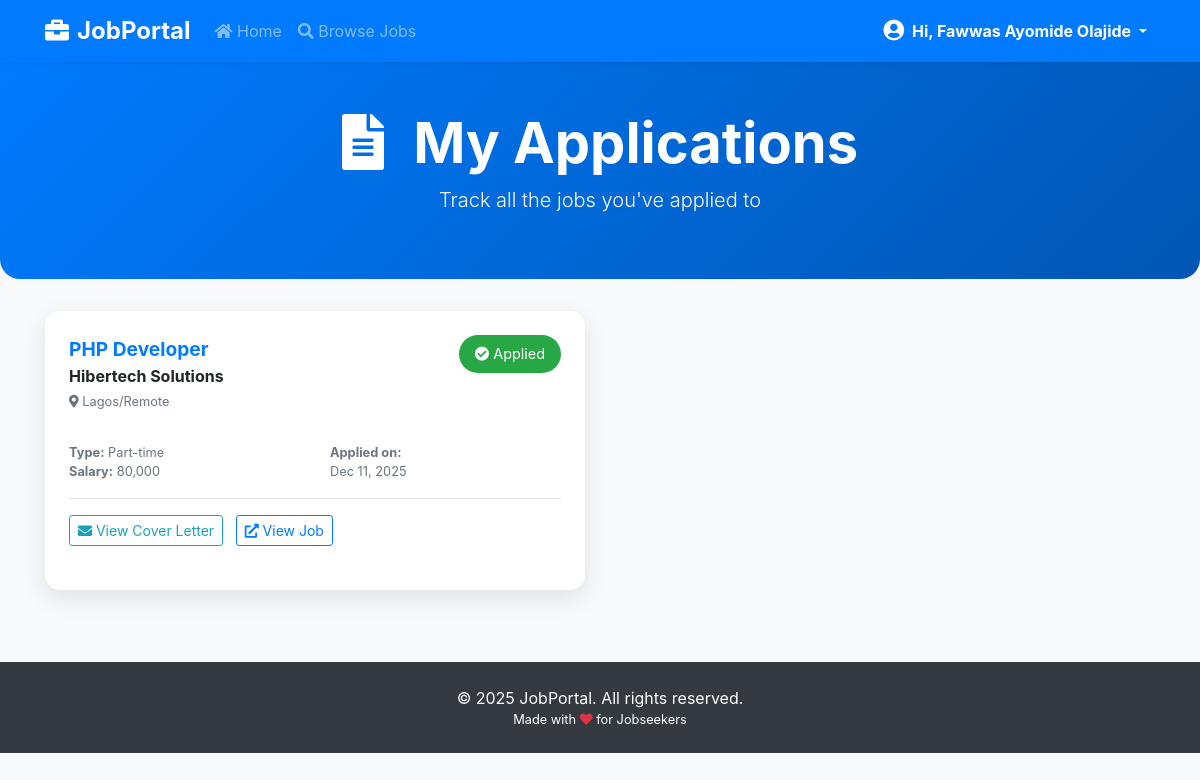
The app's page /applications.php (signed in) with its own data.
### tables this page shows
CREATE TABLE IF NOT EXISTS `users` (
  `id` int NOT NULL AUTO_INCREMENT,
  `fullname` varchar(100) DEFAULT NULL,
  `username` varchar(50) NOT NULL,
  `email` varchar(100) NOT NULL,
  `phone` varchar(20) DEFAULT NULL,
  `location` varchar(100) DEFAULT NULL,
  `experience` varchar(50) DEFAULT NULL,
  `education` varchar(100) DEFAULT NULL,
  `skills` text,
  `password` varchar(255) NOT NULL,
  `role` enum('user','admin') DEFAULT 'user',
  `created_at` timestamp NULL DEFAULT CURRENT_TIMESTAMP,
  PRIMARY KEY (`id`),
  UNIQUE KEY `username` (`username`),
  UNIQUE KEY `email` (`email`)
);

CREATE TABLE IF NOT EXISTS `applications` (
  `id` int NOT NULL AUTO_INCREMENT,
  `job_id` int NOT NULL,
  `user_id` int NOT NULL,
  `resume_path` varchar(255) DEFAULT NULL,
  `cover_letter` text,
  `applied_at` timestamp NULL DEFAULT CURRENT_TIMESTAMP,
  PRIMARY KEY (`id`),
  KEY `idx_job` (`job_id`),
  KEY `idx_user` (`user_id`),
  KEY `idx_applied` (`applied_at`)
);

CREATE TABLE IF NOT EXISTS `jobs` (
  `id` int NOT NULL AUTO_INCREMENT,
  `title` varchar(100) NOT NULL,
  `company` varchar(100) NOT NULL,
  `location` varchar(100) NOT NULL,
  `description` text NOT NULL,
  `created_at` timestamp NULL DEFAULT CURRENT_TIMESTAMP,
  `salary` varchar(50) DEFAULT 'Not disclosed',
  `type` varchar(50) DEFAULT 'Full-time',
  `experience_level` varchar(50) DEFAULT 'Not specified',
  PRIMARY KEY (`id`)
);

### applications.php (the view, shortened to what this page needs)
<?php include 'includes/user-navbar.php'; ?>
<?php
$user_id = $_SESSION['user_id'];
?>
<!DOCTYPE html>
<html lang="en">
<head>
    <link rel="stylesheet" href="https://stackpath.bootstrapcdn.com/bootstrap/4.5.2/css/bootstrap.min.css">
    <link rel="stylesheet" href="https://cdnjs.cloudflare.com/ajax/libs/font-awesome/5.15.4/css/all.min.css">
    <link rel="stylesheet" href="assets/css/style.css">
</head>
<body>
<div class="page-header text-center">
    <div class="container">
        <h1 class="display-4 font-weight-bold"><i class="fas fa-file-alt mr-3"></i> My Applications</h1>
        <p class="lead">Track all the jobs you've applied to</p>
    </div>
</div>
<div class="container mb-5">
    <?php
    $sql = "SELECT
                a.id AS app_id,
                a.resume_path,
                a.cover_letter,
                a.applied_at,
                j.id AS job_id,
                j.title,
                j.company,
                j.location,
                j.type,
                j.salary
            FROM applications a
            JOIN jobs j ON a.job_id = j.id
            WHERE a.user_id = ?
            ORDER BY a.applied_at DESC";
    $stmt = $conn->prepare($sql);
    $stmt->bind_param("i", $user_id);
    $stmt->execute();
    $result = $stmt->get_result();
    ?>
    <?php if ($result->num_rows > 0): ?>
        <div class="row">
            <?php while ($app = $result->fetch_assoc()):
            ?>
                <div class="col-lg-6 mb-4">
                    <div class="card application-card h-100">
                        <div class="card-body p-4">
                            <div class="d-flex justify-content-between align-items-start mb-3">
                                <div>
                                    <a href="job-details.php?id=<?php echo $app['job_id']; ?>" class="job-title-link">
                                        <?php echo htmlspecialchars($app['title']); ?>
                                    </a>
                                    <p class="mb-1"><strong><?php echo htmlspecialchars($app['company']); ?></strong></p>
                                    <p class="text-muted small">
                                        <i class="fas fa-map-marker-alt"></i> <?php echo htmlspecialchars($app['location']); ?>
                                    </p>
                                </div>
                                <span class="status-badge bg-success text-white">
                                    <i class="fas fa-check-circle"></i> Applied
                                </span>
                            </div>
                            <div class="row small text-muted">
                                <div class="col-md-6">
                                    <strong>Type:</strong> <?php echo htmlspecialchars($app['type'] ?? 'Full-time'); ?><br>
                                    <strong>Salary:</strong> <?php echo htmlspecialchars($app['salary'] ?? 'Not disclosed'); ?>
                                </div>
                                <div class="col-md-6">
                                    <strong>Applied on:</strong><br>
                                    <?php echo date("M j, Y", strtotime($app['applied_at'])); ?>
                                </div>
                            </div>
                            <hr>
                            <div class="mt-3">
                                <?php if (!empty($app['cover_letter'])): ?>
                                    <button class="btn btn-outline-info btn-sm mr-2" data-toggle="modal" data-target="#coverModal<?php echo $app['app_id']; ?>">
                                        <i class="fas fa-envelope"></i> View Cover Letter
                                    </button>
                                <?php endif; ?>
                                <a href="job-details.php?id=<?php echo $app['job_id']; ?>" class="btn btn-outline-primary btn-sm">
                                    <i class="fas fa-external-link-alt"></i> View Job
                                </a>
                            </div>
                        </div>
                    </div>
                </div>
            <?php endwhile; ?>
        </div>
    <?php endif; ?>
</div>
<?php include 'includes/footer.php'; ?>
</body>
</html>

### includes/user-navbar.php (shortened to what this page needs)
<?php
include 'connect.php';
$logged_in = false;
$fullname  = 'User';
if (isset($_SESSION['user_id']) && is_numeric($_SESSION['user_id'])) {
    $stmt = $conn->prepare("SELECT fullname, username, role FROM users WHERE id = ? LIMIT 1");
    $stmt->bind_param("i", $_SESSION['user_id']);
    $stmt->execute();
    $result = $stmt->get_result();
    if ($result->num_rows === 1) {
        $user = $result->fetch_assoc();
        $logged_in = true;
        $fullname  = !empty($user['fullname']) ? $user['fullname'] : $user['username'];
    } else {
        session_destroy();
        header("Location: login.php");
        exit();
    }
}
?>
<nav class="navbar navbar-expand-lg navbar-dark bg-primary shadow-sm">
    <div class="container">
        <a class="navbar-brand font-weight-bold" href="index.php">
            <i class="fas fa-briefcase mr-2"></i>JobPortal
        </a>
        <div class="collapse navbar-collapse" id="navbarContent">
            <ul class="navbar-nav mr-auto">
                <li class="nav-item">
                    <a class="nav-link <?php echo basename($_SERVER['PHP_SELF']) == 'index.php' ? 'active' : ''; ?>" href="index.php">
                        <i class="fas fa-home"></i> Home
                    </a>
                </li>
                <li class="nav-item">
                    <a class="nav-link <?php echo basename($_SERVER['PHP_SELF']) == 'jobs.php' ? 'active' : ''; ?>" href="jobs.php">
                        <i class="fas fa-search"></i> Browse Jobs
                    </a>
                </li>
            </ul>
            <ul class="navbar-nav ml-auto align-items-center">
                <?php if ($logged_in): ?>
                    <li class="nav-item dropdown">
                        <a class="nav-link dropdown-toggle text-white font-weight-bold" href="#" id="userDropdown" role="button" data-toggle="dropdown">
                            <i class="fas fa-user-circle fa-lg mr-1"></i>
                            Hi, <?php echo htmlspecialchars($fullname); ?>
                        </a>
                    </li>
                <?php endif; ?>
            </ul>
        </div>
    </div>
</nav>

### assets/css/style.css (style rules this page uses)
.navbar-brand { font-size: 1.5rem; }
.card { border: none; border-radius: 10px; }

### applications.php (style rules this page uses)
body { background: #f8f9fa; }
.page-header { background: linear-gradient(135deg, #007bff, #0056b3); color: white; padding: 3rem 0; margin-bottom: 2rem; border-radius: 0 0 20px 20px; }
.application-card { border: none; border-radius: 15px; box-shadow: 0 8px 25px rgba(0,0,0,0.1); transition: all 0.3s ease; margin-bottom: 20px; }
.status-badge { font-size: 0.9rem; padding: 0.5rem 1rem; border-radius: 50px; }
.job-title-link { color: #007bff; font-weight: bold; font-size: 1.2rem; }

### records on screen
users: fullname "Fawwas Ayomide Olajide"
applications: job.title "PHP Developer", job.company "Hibertech Solutions", job.location "Lagos/Remote", job.type "Part-time", job.salary "80,000", applied_at "Dec 11, 2025"
